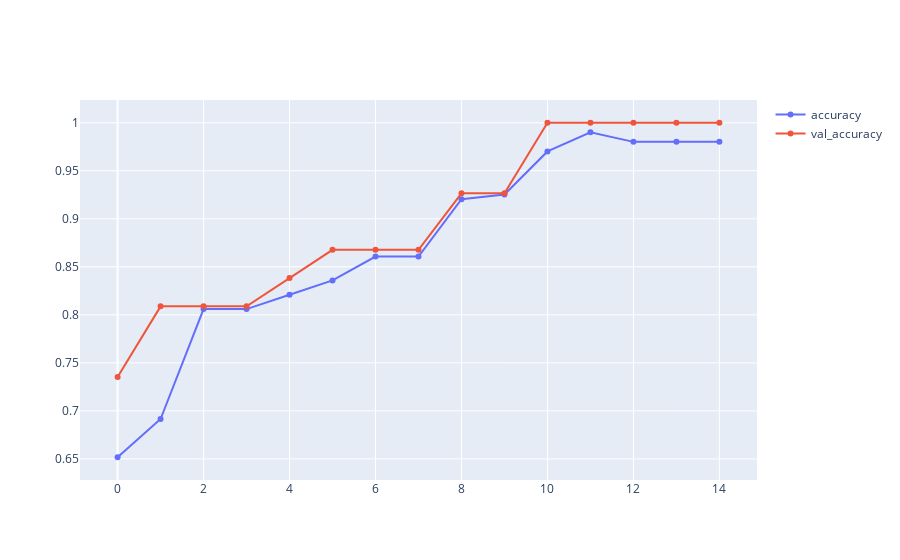
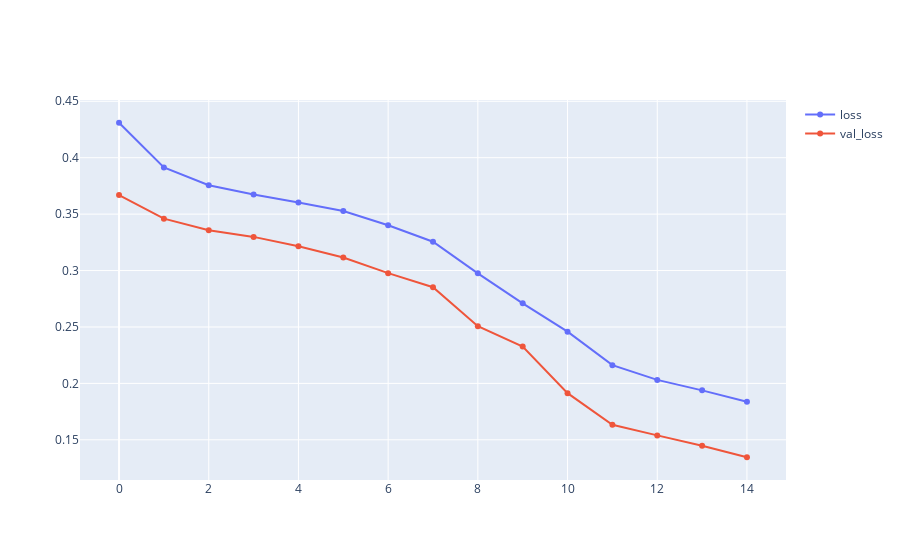

The notebook cell these images were saved under, in order:
### Code cell
def draw_history(history):
    fig = go.Figure()
    fig.add_trace(go.Scatter(x=history.epoch, y=history.history["accuracy"], name="accuracy"))
    fig.add_trace(go.Scatter(x=history.epoch, y=history.history["val_accuracy"], name="val_accuracy"))
    fig.show()

    fig = go.Figure()
    fig.add_trace(go.Scatter(x=history.epoch, y=history.history["loss"], name="loss"))
    fig.add_trace(go.Scatter(x=history.epoch, y=history.history["val_loss"], name="val_loss"))
    fig.show()


draw_history(history)

### Figure 1 — Plotly figure (JSON) as saved in the notebook; plotly's stock layout.template omitted (floating-point values rounded to 4 significant figures)
{"data": [{"name": "accuracy", "x": [0, 1, 2, 3, 4, 5, 6, 7, 8, 9, 10, 11, 12, 13, 14], "y": [0.6517, 0.6915, 0.806, 0.806, 0.8209, 0.8358, 0.8607, 0.8607, 0.9204, 0.9254, 0.9701, 0.99, 0.9801, 0.9801, 0.9801], "type": "scatter"}, {"name": "val_accuracy", "x": [0, 1, 2, 3, 4, 5, 6, 7, 8, 9, 10, 11, 12, 13, 14], "y": [0.7353, 0.8088, 0.8088, 0.8088, 0.8382, 0.8676, 0.8676, 0.8676, 0.9265, 0.9265, 1.0, 1.0, 1.0, 1.0, 1.0], "type": "scatter"}], "layout": {}}

### Figure 2 — Plotly figure (JSON) as saved in the notebook; plotly's stock layout.template omitted (floating-point values rounded to 4 significant figures)
{"data": [{"name": "loss", "x": [0, 1, 2, 3, 4, 5, 6, 7, 8, 9, 10, 11, 12, 13, 14], "y": [0.431, 0.3914, 0.3756, 0.3674, 0.3603, 0.3528, 0.3402, 0.3256, 0.2975, 0.2709, 0.2458, 0.2162, 0.2031, 0.1938, 0.1837], "type": "scatter"}, {"name": "val_loss", "x": [0, 1, 2, 3, 4, 5, 6, 7, 8, 9, 10, 11, 12, 13, 14], "y": [0.3669, 0.346, 0.3357, 0.3298, 0.3215, 0.3116, 0.2977, 0.2852, 0.2507, 0.2327, 0.1913, 0.1633, 0.1539, 0.1447, 0.1345], "type": "scatter"}], "layout": {}}
